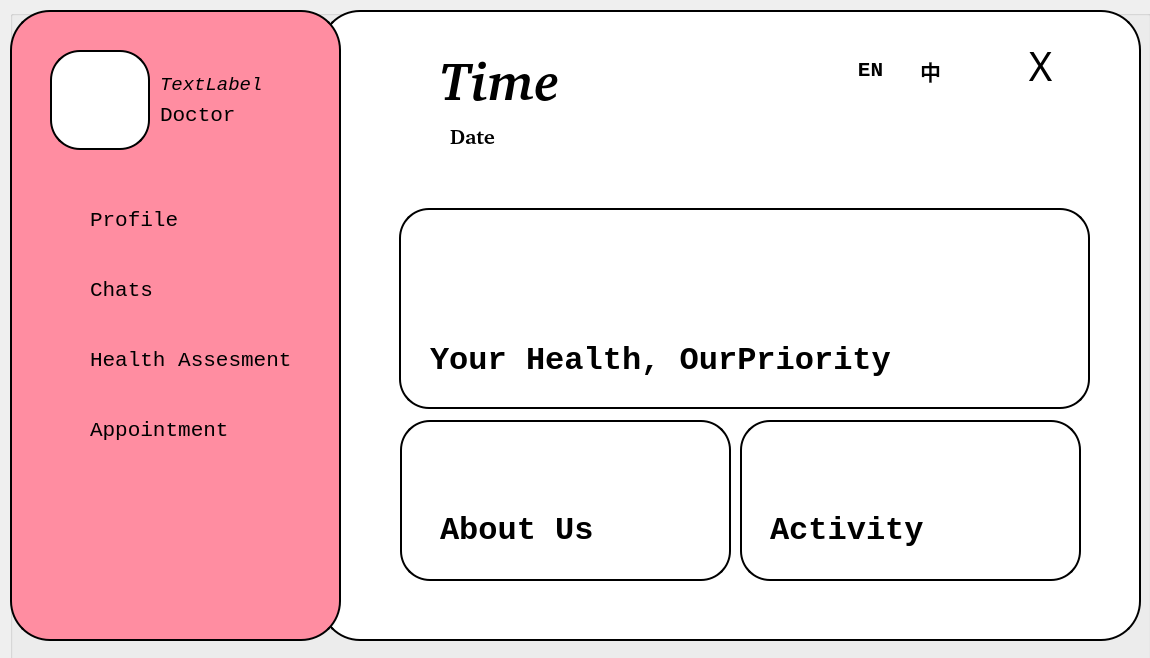
<?xml version="1.0" encoding="UTF-8"?>
<ui version="4.0">
 <class>patPage</class>
 <widget class="QWidget" name="patPage">
  <property name="geometry">
   <rect>
    <x>0</x>
    <y>0</y>
    <width>1150</width>
    <height>658</height>
   </rect>
  </property>
  <property name="windowTitle">
   <string>Form</string>
  </property>
  <widget class="QGroupBox" name="gB">
   <property name="geometry">
    <rect>
     <x>10</x>
     <y>10</y>
     <width>1141</width>
     <height>691</height>
    </rect>
   </property>
   <property name="title">
    <string/>
   </property>
   <widget class="QWidget" name="main_gB" native="true">
    <property name="geometry">
     <rect>
      <x>310</x>
      <y>0</y>
      <width>821</width>
      <height>631</height>
     </rect>
    </property>
    <property name="font">
     <font>
      <family>Monospace</family>
     </font>
    </property>
    <property name="styleSheet">
     <string notr="true">QWidget{
	background-color:white;
	border:2px solid black;
	border-radius:40px;
}</string>
    </property>
    <widget class="QPushButton" name="closeBtn1">
     <property name="geometry">
      <rect>
       <x>690</x>
       <y>30</y>
       <width>61</width>
       <height>51</height>
      </rect>
     </property>
     <property name="font">
      <font>
       <family>Titillium Web</family>
       <pointsize>30</pointsize>
      </font>
     </property>
     <property name="styleSheet">
      <string notr="true">QPushButton
{
	border:none;
	background-color:white;
	border-radius:20px;
}
QPushButton:Hover
{
	fontsize:20;
	border:none;
	background-color:rgb(28, 130, 255);
	border-radius:20px;
	color:red;
}</string>
     </property>
     <property name="text">
      <string>X</string>
     </property>
    </widget>
    <widget class="QLabel" name="dateLbl">
     <property name="geometry">
      <rect>
       <x>130</x>
       <y>110</y>
       <width>151</width>
       <height>31</height>
      </rect>
     </property>
     <property name="font">
      <font>
       <family>C059 [UKWN]</family>
       <pointsize>16</pointsize>
       <weight>75</weight>
       <italic>false</italic>
       <bold>true</bold>
      </font>
     </property>
     <property name="styleSheet">
      <string notr="true">QLabel{
	border:none;
	background-color:transparent;
}</string>
     </property>
     <property name="text">
      <string>Date</string>
     </property>
    </widget>
    <widget class="QLabel" name="timeLbl">
     <property name="geometry">
      <rect>
       <x>120</x>
       <y>40</y>
       <width>291</width>
       <height>60</height>
      </rect>
     </property>
     <property name="font">
      <font>
       <family>C059 [UKWN]</family>
       <pointsize>40</pointsize>
       <weight>75</weight>
       <italic>true</italic>
       <bold>true</bold>
      </font>
     </property>
     <property name="styleSheet">
      <string notr="true">QLabel{
	border:none;
	background-color:transparent;
}</string>
     </property>
     <property name="text">
      <string>Time</string>
     </property>
    </widget>
    <widget class="QGroupBox" name="groupBox_3">
     <property name="geometry">
      <rect>
       <x>70</x>
       <y>170</y>
       <width>731</width>
       <height>421</height>
      </rect>
     </property>
     <property name="styleSheet">
      <string notr="true">border:none;
</string>
     </property>
     <property name="title">
      <string/>
     </property>
     <widget class="QPushButton" name="hospital_activity">
      <property name="geometry">
       <rect>
        <x>350</x>
        <y>240</y>
        <width>341</width>
        <height>161</height>
       </rect>
      </property>
      <property name="styleSheet">
       <string notr="true">QWidget{
	background-color:white;
	border:2px solid black;
	border-radius:30px;
}
QWidget::Hover
{
	border-radius:30px;
	border:2px solid black;
	background-color:#FF3E60;
}</string>
      </property>
      <property name="text">
       <string/>
      </property>
     </widget>
     <widget class="QPushButton" name="hospital_profile">
      <property name="geometry">
       <rect>
        <x>10</x>
        <y>240</y>
        <width>331</width>
        <height>161</height>
       </rect>
      </property>
      <property name="styleSheet">
       <string notr="true">QWidget{
	background-color:white;
	border:2px solid black;
	border-radius:30px;
}
QWidget::Hover
{
	border-radius:30px;
	border:2px solid black;
	background-color:#FF3E60;
}</string>
      </property>
      <property name="text">
       <string/>
      </property>
     </widget>
     <widget class="QPushButton" name="hospital_care">
      <property name="geometry">
       <rect>
        <x>9</x>
        <y>28</y>
        <width>691</width>
        <height>201</height>
       </rect>
      </property>
      <property name="styleSheet">
       <string notr="true">QWidget{
	background-color:white;
	border:2px solid black;
	border-radius:30px;
}
QWidget::Hover
{
	border-radius:30px;
	border:2px solid black;
	background-color:#FF3E60;
}</string>
      </property>
      <property name="text">
       <string/>
      </property>
     </widget>
     <widget class="QLabel" name="label_3">
      <property name="geometry">
       <rect>
        <x>40</x>
        <y>150</y>
        <width>491</width>
        <height>61</height>
       </rect>
      </property>
      <property name="font">
       <font>
        <family>Monospace</family>
        <pointsize>24</pointsize>
        <weight>75</weight>
        <bold>true</bold>
       </font>
      </property>
      <property name="styleSheet">
       <string notr="true">background-color:transparent;</string>
      </property>
      <property name="text">
       <string>Your Health, OurPriority</string>
      </property>
     </widget>
     <widget class="QLabel" name="label_4">
      <property name="geometry">
       <rect>
        <x>50</x>
        <y>320</y>
        <width>171</width>
        <height>61</height>
       </rect>
      </property>
      <property name="font">
       <font>
        <family>Monospace</family>
        <pointsize>24</pointsize>
        <weight>75</weight>
        <bold>true</bold>
       </font>
      </property>
      <property name="styleSheet">
       <string notr="true">background-color:transparent;</string>
      </property>
      <property name="text">
       <string>About Us</string>
      </property>
     </widget>
     <widget class="QLabel" name="label_5">
      <property name="geometry">
       <rect>
        <x>380</x>
        <y>320</y>
        <width>171</width>
        <height>61</height>
       </rect>
      </property>
      <property name="font">
       <font>
        <family>Monospace</family>
        <pointsize>24</pointsize>
        <weight>75</weight>
        <bold>true</bold>
       </font>
      </property>
      <property name="styleSheet">
       <string notr="true">background-color:transparent;</string>
      </property>
      <property name="text">
       <string>Activity</string>
      </property>
     </widget>
    </widget>
    <widget class="QPushButton" name="EN">
     <property name="geometry">
      <rect>
       <x>520</x>
       <y>30</y>
       <width>61</width>
       <height>61</height>
      </rect>
     </property>
     <property name="font">
      <font>
       <family>Monospace</family>
       <pointsize>16</pointsize>
       <weight>75</weight>
       <bold>true</bold>
      </font>
     </property>
     <property name="styleSheet">
      <string notr="true">QPushButton
{
	border:none;
	background-color:white;
	border-radius:20px;
}
QPushButton:Hover
{
	fontsize:20;
	border:none;
	background-color:rgb(28, 130, 255);
	border-radius:20px;
	color:red;
}</string>
     </property>
     <property name="text">
      <string>EN</string>
     </property>
    </widget>
    <widget class="QPushButton" name="CN">
     <property name="geometry">
      <rect>
       <x>580</x>
       <y>30</y>
       <width>61</width>
       <height>61</height>
      </rect>
     </property>
     <property name="font">
      <font>
       <family>Monospace</family>
       <pointsize>16</pointsize>
       <weight>75</weight>
       <bold>true</bold>
      </font>
     </property>
     <property name="styleSheet">
      <string notr="true">QPushButton
{
	border:none;
	background-color:white;
	border-radius:20px;
}
QPushButton:Hover
{
	fontsize:20;
	border:none;
	background-color:rgb(28, 130, 255);
	border-radius:20px;
	color:red;
}</string>
     </property>
     <property name="text">
      <string>中</string>
     </property>
    </widget>
   </widget>
   <widget class="QGroupBox" name="button_gB">
    <property name="geometry">
     <rect>
      <x>0</x>
      <y>0</y>
      <width>331</width>
      <height>631</height>
     </rect>
    </property>
    <property name="styleSheet">
     <string notr="true">QGroupBox{
	background-color:#FF8DA1;
	border:2px solid black;
	border-radius:40px;
}</string>
    </property>
    <property name="title">
     <string/>
    </property>
    <widget class="QPushButton" name="patProfile_btn">
     <property name="geometry">
      <rect>
       <x>0</x>
       <y>180</y>
       <width>331</width>
       <height>60</height>
      </rect>
     </property>
     <property name="font">
      <font>
       <family>Monospace</family>
       <pointsize>16</pointsize>
      </font>
     </property>
     <property name="styleSheet">
      <string notr="true">QPushButton
{
	border:none;
	background-color:transparent;
	text-align:left;
	padding-left: 80px; 
}
QPushButton:Hover
{
	fontsize:20;
	border:none;
	background-color:#FF3E60;
	color:#61212D;
	text-align:left;
	padding-left: 80px; 
}</string>
     </property>
     <property name="text">
      <string>Profile</string>
     </property>
    </widget>
    <widget class="QPushButton" name="patAppointment_btn">
     <property name="geometry">
      <rect>
       <x>0</x>
       <y>390</y>
       <width>331</width>
       <height>60</height>
      </rect>
     </property>
     <property name="font">
      <font>
       <family>Monospace</family>
       <pointsize>16</pointsize>
      </font>
     </property>
     <property name="styleSheet">
      <string notr="true">QPushButton
{
	border:none;
	background-color:transparent;
	text-align:left;
	padding-left: 80px; 
}
QPushButton:Hover
{
	fontsize:20;
	border:none;
	background-color:#FF3E60;
	color:#61212D;
	text-align:left;
	padding-left: 80px; 
}</string>
     </property>
     <property name="text">
      <string>Appointment</string>
     </property>
    </widget>
    <widget class="QPushButton" name="patHealthAssesment_btn">
     <property name="geometry">
      <rect>
       <x>0</x>
       <y>320</y>
       <width>331</width>
       <height>60</height>
      </rect>
     </property>
     <property name="font">
      <font>
       <family>Monospace</family>
       <pointsize>16</pointsize>
      </font>
     </property>
     <property name="styleSheet">
      <string notr="true">QPushButton
{
	border:none;
	background-color:transparent;
	text-align:left;
	padding-left: 80px; 
}
QPushButton:Hover
{
	fontsize:20;
	border:none;
	background-color:#FF3E60;
	color:#61212D;
	text-align:left;
	padding-left: 80px; 
}</string>
     </property>
     <property name="text">
      <string>Health Assesment</string>
     </property>
    </widget>
    <widget class="QPushButton" name="pushChat_btn">
     <property name="geometry">
      <rect>
       <x>0</x>
       <y>250</y>
       <width>331</width>
       <height>60</height>
      </rect>
     </property>
     <property name="font">
      <font>
       <family>Monospace</family>
       <pointsize>16</pointsize>
       <italic>false</italic>
      </font>
     </property>
     <property name="styleSheet">
      <string notr="true">QPushButton
{
	border:none;
	background-color:transparent;
	text-align:left;
	padding-left: 80px; 
}
QPushButton:Hover
{
	fontsize:20;
	border:none;
	background-color:#FF3E60;
	color:#61212D;
	text-align:left;
	padding-left: 80px; 
}</string>
     </property>
     <property name="text">
      <string>Chats</string>
     </property>
    </widget>
    <widget class="QLabel" name="label_userId">
     <property name="geometry">
      <rect>
       <x>150</x>
       <y>60</y>
       <width>150</width>
       <height>30</height>
      </rect>
     </property>
     <property name="font">
      <font>
       <family>Monospace</family>
       <pointsize>14</pointsize>
       <italic>true</italic>
      </font>
     </property>
     <property name="text">
      <string>TextLabel</string>
     </property>
    </widget>
    <widget class="QLabel" name="icon">
     <property name="geometry">
      <rect>
       <x>40</x>
       <y>40</y>
       <width>100</width>
       <height>100</height>
      </rect>
     </property>
     <property name="styleSheet">
      <string notr="true">    background-color: white;
    border: 2px solid black;
    border-radius: 30px;</string>
     </property>
     <property name="text">
      <string/>
     </property>
    </widget>
    <widget class="QLabel" name="label_userName">
     <property name="geometry">
      <rect>
       <x>150</x>
       <y>90</y>
       <width>150</width>
       <height>30</height>
      </rect>
     </property>
     <property name="font">
      <font>
       <family>Monospace</family>
       <pointsize>16</pointsize>
      </font>
     </property>
     <property name="text">
      <string>Doctor</string>
     </property>
    </widget>
   </widget>
  </widget>
 </widget>
 <resources/>
 <connections/>
</ui>
